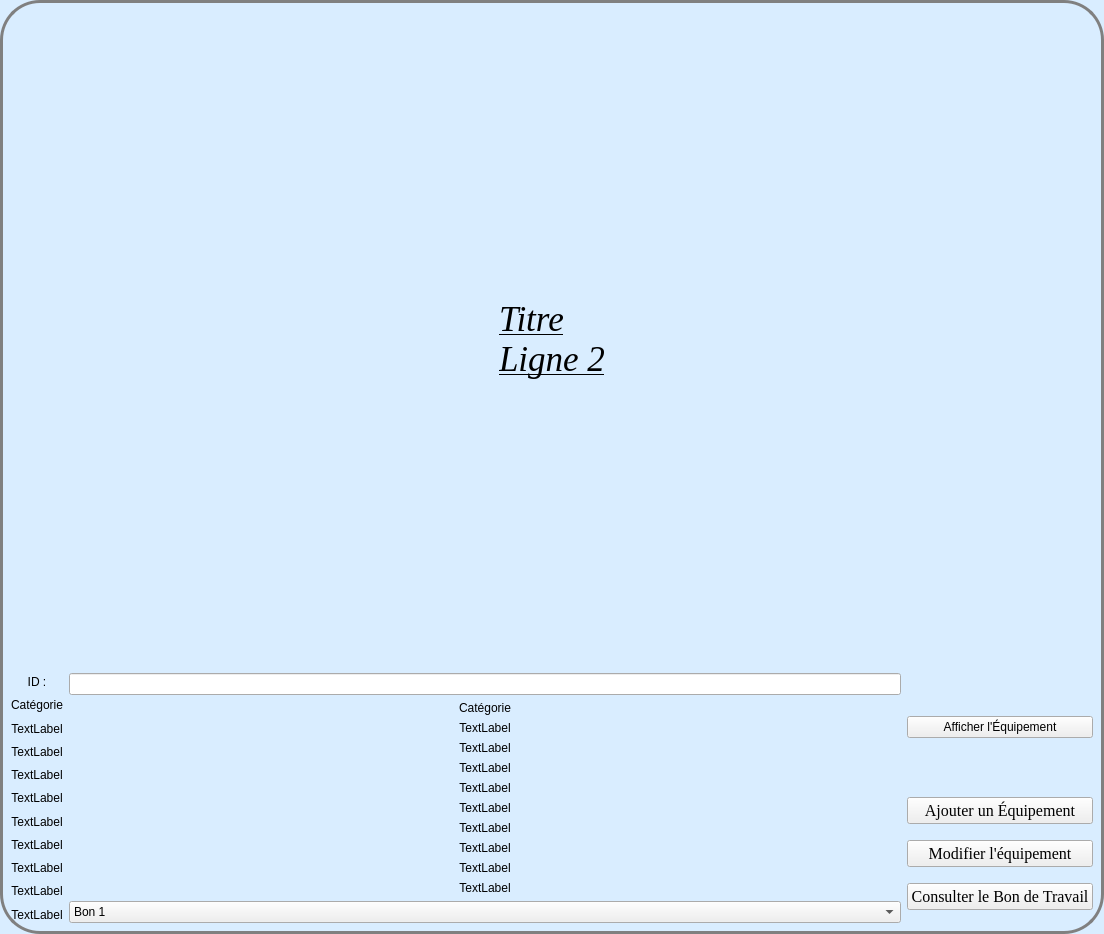
<?xml version="1.0" encoding="UTF-8"?>
<ui version="4.0">
 <class>MainFrame</class>
 <widget class="QWidget" name="MainFrame">
  <property name="geometry">
   <rect>
    <x>0</x>
    <y>0</y>
    <width>1104</width>
    <height>934</height>
   </rect>
  </property>
  <property name="windowTitle">
   <string>Form</string>
  </property>
  <property name="styleSheet">
   <string notr="true">#ConsultationEquip {
background: gray;
}

#MainFrame {
border: 3px solid gray;
border-radius: 40px;
background: rgb(217, 237, 255);
}</string>
  </property>
  <layout class="QGridLayout" name="gridLayout">
   <item row="0" column="0" colspan="3">
    <layout class="QHBoxLayout" name="horizontalLayout">
     <item>
      <spacer name="horizontalSpacer">
       <property name="orientation">
        <enum>Qt::Horizontal</enum>
       </property>
       <property name="sizeHint" stdset="0">
        <size>
         <width>40</width>
         <height>20</height>
        </size>
       </property>
      </spacer>
     </item>
     <item>
      <widget class="QLabel" name="label">
       <property name="font">
        <font>
         <family>Times New Roman</family>
         <pointsize>26</pointsize>
         <italic>true</italic>
         <underline>true</underline>
        </font>
       </property>
       <property name="text">
        <string>Titre
Ligne 2</string>
       </property>
      </widget>
     </item>
     <item>
      <spacer name="horizontalSpacer_2">
       <property name="orientation">
        <enum>Qt::Horizontal</enum>
       </property>
       <property name="sizeHint" stdset="0">
        <size>
         <width>40</width>
         <height>20</height>
        </size>
       </property>
      </spacer>
     </item>
    </layout>
   </item>
   <item row="1" column="0" rowspan="2">
    <layout class="QVBoxLayout" name="verticalLayout">
     <item>
      <widget class="QLabel" name="label_6">
       <property name="text">
        <string>ID :</string>
       </property>
       <property name="alignment">
        <set>Qt::AlignCenter</set>
       </property>
      </widget>
     </item>
     <item>
      <widget class="QLabel" name="label_5">
       <property name="text">
        <string>Catégorie</string>
       </property>
       <property name="alignment">
        <set>Qt::AlignCenter</set>
       </property>
      </widget>
     </item>
     <item>
      <widget class="QLabel" name="label_4">
       <property name="text">
        <string>TextLabel</string>
       </property>
       <property name="alignment">
        <set>Qt::AlignCenter</set>
       </property>
      </widget>
     </item>
     <item>
      <widget class="QLabel" name="label_7">
       <property name="text">
        <string>TextLabel</string>
       </property>
       <property name="alignment">
        <set>Qt::AlignCenter</set>
       </property>
      </widget>
     </item>
     <item>
      <widget class="QLabel" name="label_17">
       <property name="text">
        <string>TextLabel</string>
       </property>
       <property name="alignment">
        <set>Qt::AlignCenter</set>
       </property>
      </widget>
     </item>
     <item>
      <widget class="QLabel" name="label_8">
       <property name="text">
        <string>TextLabel</string>
       </property>
       <property name="alignment">
        <set>Qt::AlignCenter</set>
       </property>
      </widget>
     </item>
     <item>
      <widget class="QLabel" name="label_9">
       <property name="text">
        <string>TextLabel</string>
       </property>
       <property name="alignment">
        <set>Qt::AlignCenter</set>
       </property>
      </widget>
     </item>
     <item>
      <widget class="QLabel" name="label_10">
       <property name="text">
        <string>TextLabel</string>
       </property>
       <property name="alignment">
        <set>Qt::AlignCenter</set>
       </property>
      </widget>
     </item>
     <item>
      <widget class="QLabel" name="label_11">
       <property name="text">
        <string>TextLabel</string>
       </property>
       <property name="alignment">
        <set>Qt::AlignCenter</set>
       </property>
      </widget>
     </item>
     <item>
      <widget class="QLabel" name="label_12">
       <property name="text">
        <string>TextLabel</string>
       </property>
       <property name="alignment">
        <set>Qt::AlignCenter</set>
       </property>
      </widget>
     </item>
     <item>
      <widget class="QLabel" name="label_13">
       <property name="text">
        <string>TextLabel</string>
       </property>
       <property name="alignment">
        <set>Qt::AlignCenter</set>
       </property>
      </widget>
     </item>
    </layout>
   </item>
   <item row="1" column="1" rowspan="2">
    <layout class="QVBoxLayout" name="verticalLayout_3">
     <item>
      <widget class="QLineEdit" name="lineEdit"/>
     </item>
     <item>
      <widget class="QLabel" name="label_15">
       <property name="text">
        <string>Catégorie</string>
       </property>
       <property name="alignment">
        <set>Qt::AlignCenter</set>
       </property>
      </widget>
     </item>
     <item>
      <widget class="QLabel" name="label_16">
       <property name="text">
        <string>TextLabel</string>
       </property>
       <property name="alignment">
        <set>Qt::AlignCenter</set>
       </property>
      </widget>
     </item>
     <item>
      <widget class="QLabel" name="label_18">
       <property name="text">
        <string>TextLabel</string>
       </property>
       <property name="alignment">
        <set>Qt::AlignCenter</set>
       </property>
      </widget>
     </item>
     <item>
      <widget class="QLabel" name="label_19">
       <property name="text">
        <string>TextLabel</string>
       </property>
       <property name="alignment">
        <set>Qt::AlignCenter</set>
       </property>
      </widget>
     </item>
     <item>
      <widget class="QLabel" name="label_20">
       <property name="text">
        <string>TextLabel</string>
       </property>
       <property name="alignment">
        <set>Qt::AlignCenter</set>
       </property>
      </widget>
     </item>
     <item>
      <widget class="QLabel" name="label_21">
       <property name="text">
        <string>TextLabel</string>
       </property>
       <property name="alignment">
        <set>Qt::AlignCenter</set>
       </property>
      </widget>
     </item>
     <item>
      <widget class="QLabel" name="label_22">
       <property name="text">
        <string>TextLabel</string>
       </property>
       <property name="alignment">
        <set>Qt::AlignCenter</set>
       </property>
      </widget>
     </item>
     <item>
      <widget class="QLabel" name="label_23">
       <property name="text">
        <string>TextLabel</string>
       </property>
       <property name="alignment">
        <set>Qt::AlignCenter</set>
       </property>
      </widget>
     </item>
     <item>
      <widget class="QLabel" name="label_24">
       <property name="text">
        <string>TextLabel</string>
       </property>
       <property name="alignment">
        <set>Qt::AlignCenter</set>
       </property>
      </widget>
     </item>
     <item>
      <widget class="QLabel" name="label_25">
       <property name="text">
        <string>TextLabel</string>
       </property>
       <property name="alignment">
        <set>Qt::AlignCenter</set>
       </property>
      </widget>
     </item>
     <item>
      <widget class="QComboBox" name="comboBox">
       <property name="maxCount">
        <number>2147483645</number>
       </property>
       <property name="sizeAdjustPolicy">
        <enum>QComboBox::AdjustToContentsOnFirstShow</enum>
       </property>
       <item>
        <property name="text">
         <string>Bon 1</string>
        </property>
        <property name="icon">
         <iconset>
          <normaloff>maintenance-icon.png</normaloff>maintenance-icon.png</iconset>
        </property>
       </item>
       <item>
        <property name="text">
         <string>Bon 2</string>
        </property>
       </item>
       <item>
        <property name="text">
         <string>Bon 3</string>
        </property>
       </item>
      </widget>
     </item>
    </layout>
   </item>
   <item row="1" column="2">
    <layout class="QHBoxLayout" name="horizontalLayout_2">
     <item>
      <widget class="QPushButton" name="pushButton_4">
       <property name="text">
        <string>Afficher l'Équipement</string>
       </property>
       <property name="icon">
        <iconset>
         <normaloff>Refresh-icon.png</normaloff>Refresh-icon.png</iconset>
       </property>
       <property name="iconSize">
        <size>
         <width>60</width>
         <height>60</height>
        </size>
       </property>
      </widget>
     </item>
    </layout>
   </item>
   <item row="2" column="2">
    <layout class="QVBoxLayout" name="verticalLayout_4">
     <item>
      <widget class="QPushButton" name="pushButton_5">
       <property name="font">
        <font>
         <family>Times New Roman</family>
         <pointsize>12</pointsize>
        </font>
       </property>
       <property name="text">
        <string>Ajouter un Équipement</string>
       </property>
       <property name="icon">
        <iconset>
         <normaloff>Add-icon.png</normaloff>Add-icon.png</iconset>
       </property>
       <property name="iconSize">
        <size>
         <width>60</width>
         <height>60</height>
        </size>
       </property>
      </widget>
     </item>
     <item>
      <widget class="QPushButton" name="pushButton_6">
       <property name="font">
        <font>
         <family>Times New Roman</family>
         <pointsize>12</pointsize>
        </font>
       </property>
       <property name="text">
        <string>Modifier l'équipement</string>
       </property>
       <property name="icon">
        <iconset>
         <normaloff>Modify-icon.png</normaloff>Modify-icon.png</iconset>
       </property>
       <property name="iconSize">
        <size>
         <width>60</width>
         <height>60</height>
        </size>
       </property>
      </widget>
     </item>
     <item>
      <widget class="QPushButton" name="pushButton_7">
       <property name="font">
        <font>
         <family>Times New Roman</family>
         <pointsize>12</pointsize>
        </font>
       </property>
       <property name="text">
        <string>Consulter le Bon de Travail</string>
       </property>
       <property name="icon">
        <iconset>
         <selectedon>view-icon2.png</selectedon>
        </iconset>
       </property>
       <property name="iconSize">
        <size>
         <width>60</width>
         <height>60</height>
        </size>
       </property>
      </widget>
     </item>
    </layout>
   </item>
  </layout>
 </widget>
 <resources/>
 <connections/>
</ui>
